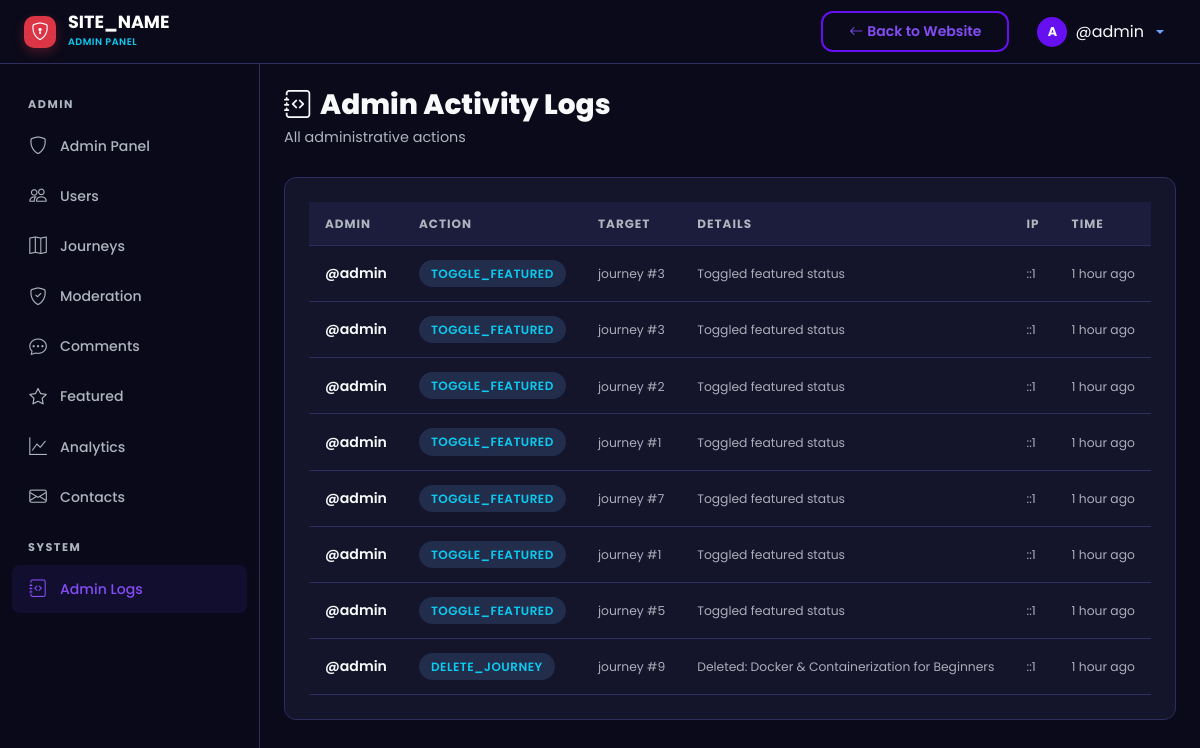
Screenshot of /admin/logs.php (signed in) with the database file from the repository.
### tables this page shows
CREATE TABLE `admin_logs` (
  `id` int UNSIGNED NOT NULL,
  `admin_id` int UNSIGNED NOT NULL,
  `action` varchar(100) NOT NULL,
  `target_type` varchar(50) DEFAULT NULL,
  `target_id` int UNSIGNED DEFAULT NULL,
  `details` text,
  `ip_address` varchar(45) DEFAULT NULL,
  `created_at` datetime NOT NULL DEFAULT CURRENT_TIMESTAMP
);

CREATE TABLE `users` (
  `id` int UNSIGNED NOT NULL,
  `username` varchar(50) NOT NULL,
  `email` varchar(255) NOT NULL,
  `password_hash` varchar(255) NOT NULL,
  `full_name` varchar(100) NOT NULL,
  `avatar` varchar(255) DEFAULT 'default-avatar.png',
  `bio` text,
  `role` enum('user','admin') NOT NULL DEFAULT 'user',
  `is_active` tinyint(1) NOT NULL DEFAULT '1',
  `current_streak` int UNSIGNED NOT NULL DEFAULT '0',
  `longest_streak` int UNSIGNED NOT NULL DEFAULT '0',
  `last_activity_date` date DEFAULT NULL,
  `created_at` datetime NOT NULL DEFAULT CURRENT_TIMESTAMP,
  `updated_at` datetime NOT NULL DEFAULT CURRENT_TIMESTAMP ON UPDATE CURRENT_TIMESTAMP
);

### includes/helpers.php (called while the page is built, shortened)
<?php
function sanitize(?string $input): string {
    return htmlspecialchars(trim($input), ENT_QUOTES, 'UTF-8');
}
function timeAgo(string $datetime): string {
    $now  = new DateTime();
    $past = new DateTime($datetime);
    $diff = $now->diff($past);
    if ($diff->h > 0) return $diff->h . ' hour' . ($diff->h > 1 ? 's' : '') . ' ago';
    return 'just now';
}
function getUnreadNotificationCount(int $userId): int {
    $db = getDB();
    $stmt = $db->prepare("SELECT COUNT(*) FROM notifications WHERE user_id = ? AND is_read = 0");
    $stmt->execute([$userId]);
    return (int)$stmt->fetchColumn();
}

### admin/logs.php (the view, shortened to what this page needs)
<?php
require_once __DIR__ . '/includes/admin_header.php';
$db = getDB();
$logs = $db->query("SELECT al.*, u.username FROM admin_logs al JOIN users u ON al.admin_id = u.id ORDER BY al.created_at DESC LIMIT 100")->fetchAll();
?>
<div class="st-page-header">
    <h1 class="st-page-title"><i class="bi bi-journal-code me-2"></i>Admin Activity Logs</h1>
    <p class="st-page-subtitle">All administrative actions</p>
</div>
<div class="st-card">
    <?php if (empty($logs)): ?>
        <div class="st-empty-state py-4">
            <i class="bi bi-journal d-block"></i>
            <h6 class="text-muted">No admin actions recorded yet</h6>
        </div>
    <?php else: ?>
        <div class="table-responsive">
            <table class="st-table">
                <thead><tr><th>Admin</th><th>Action</th><th>Target</th><th>Details</th><th>IP</th><th>Time</th></tr></thead>
                <tbody>
                    <?php foreach ($logs as $log): ?>
                    <tr>
                        <td class="fw-semibold"><?= sanitize($log['username']) ?></td>
                        <td><span class="st-badge st-badge-info"><?= sanitize($log['action']) ?></span></td>
                        <td><small class="text-muted"><?= sanitize($log['target_type'] ?? '-') ?> #<?= $log['target_id'] ?? '-' ?></small></td>
                        <td><small class="text-muted"><?= sanitize($log['details'] ?? '-') ?></small></td>
                        <td><small class="text-muted"><?= sanitize($log['ip_address'] ?? '-') ?></small></td>
                        <td><small class="text-muted"><?= timeAgo($log['created_at']) ?></small></td>
                    </tr>
                    <?php endforeach; ?>
                </tbody>
            </table>
        </div>
    <?php endif; ?>
</div>
<?php require_once __DIR__ . '/includes/admin_footer.php'; ?>

### assets/css/style.css (style rules this page uses)
:root { --st-primary: #6610f2; --st-primary-light: #844df5; --st-primary-dark: #520dc2; --st-secondary: #0dcaf0; --st-accent: #0dcaf0; --st-success: #198754; --st-warning: #ffc107; --st-danger: #dc3545; --st-info: #0dcaf0; --st-dark: #0a0a1a; --st-dark-card: #14142b; --st-dark-surface: #1c1c3d; --st-dark-border: #2d2d5f; --st-text: #f8f9fa; --st-text-muted: #adb5bd; --st-gradient-1: var(--st-primary); --st-gradient-2: var(--st-secondary); --st-gradient-3: #6c5ce7; --st-radius: 12px; --st-radius-sm: 8px; --st-radius-lg: 24px; --st-shadow: 0 10px 30px rgba(0, 0, 0, 0.3); --st-shadow-sm: 0 4px 12px rgba(0, 0, 0, 0.2); --st-transition: all 0.3s cubic-bezier(0.4, 0, 0.2, 1); --st-font: 'Poppins', 'Montserrat', sans-serif; }
* { margin: 0; padding: 0; box-sizing: border-box; }
body { font-family: var(--st-font); background: var(--st-dark); color: var(--st-text); line-height: 1.6; overflow-x: hidden; min-height: 100vh; }
.st-card { background: var(--st-dark-card); border: 1px solid var(--st-dark-border); border-radius: var(--st-radius); padding: 24px; transition: var(--st-transition); }
.st-badge { display: inline-flex; align-items: center; gap: 4px; padding: 4px 12px; border-radius: 20px; font-size: 0.75rem; font-weight: 600; text-transform: uppercase; letter-spacing: 0.5px; }
.st-badge-info { background: rgba(116, 185, 255, 0.15); color: var(--st-info); }

### assets/css/dashboard.css (style rules this page uses)
.st-page-header { margin-bottom: 28px; }
.st-page-title { font-size: 1.75rem; font-weight: 800; margin-bottom: 4px; }
.st-page-subtitle { color: var(--st-text-muted); font-size: 0.9rem; }
.st-table { width: 100%; color: var(--st-text); }
.st-table thead th { background: var(--st-dark-surface); font-size: 0.75rem; font-weight: 700; text-transform: uppercase; letter-spacing: 1px; color: var(--st-text-muted); padding: 12px 16px; border-bottom: 1px solid var(--st-dark-border); }
.st-table tbody td { padding: 14px 16px; border-bottom: 1px solid var(--st-dark-border); vertical-align: middle; font-size: 0.88rem; }

### rows the page displays
admin_logs: admin.username "@admin", action "TOGGLE_FEATURED", target_type "journey", target "3", details "Toggled featured status", ip_address "::1", created_at "1 hour ago"
admin_logs: admin.username "@admin", action "TOGGLE_FEATURED", target_type "journey", target "3", details "Toggled featured status", ip_address "::1", created_at "1 hour ago"
admin_logs: admin.username "@admin", action "TOGGLE_FEATURED", target_type "journey", target "2", details "Toggled featured status", ip_address "::1", created_at "1 hour ago"
admin_logs: admin.username "@admin", action "TOGGLE_FEATURED", target_type "journey", target "1", details "Toggled featured status", ip_address "::1", created_at "1 hour ago"
admin_logs: admin.username "@admin", action "TOGGLE_FEATURED", target_type "journey", target "7", details "Toggled featured status", ip_address "::1", created_at "1 hour ago"
admin_logs: admin.username "@admin", action "TOGGLE_FEATURED", target_type "journey", target "1", details "Toggled featured status", ip_address "::1", created_at "1 hour ago"
admin_logs: admin.username "@admin", action "TOGGLE_FEATURED", target_type "journey", target "5", details "Toggled featured status", ip_address "::1", created_at "1 hour ago"
admin_logs: admin.username "@admin", action "DELETE_JOURNEY", target_type "journey", target "9", details "Deleted: Docker & Containerization for Beginners", ip_address "::1", created_at "1 hour ago"

### other values shown
SITE_NAME "SITE_NAME"
$currentUser['username'] "@admin"
